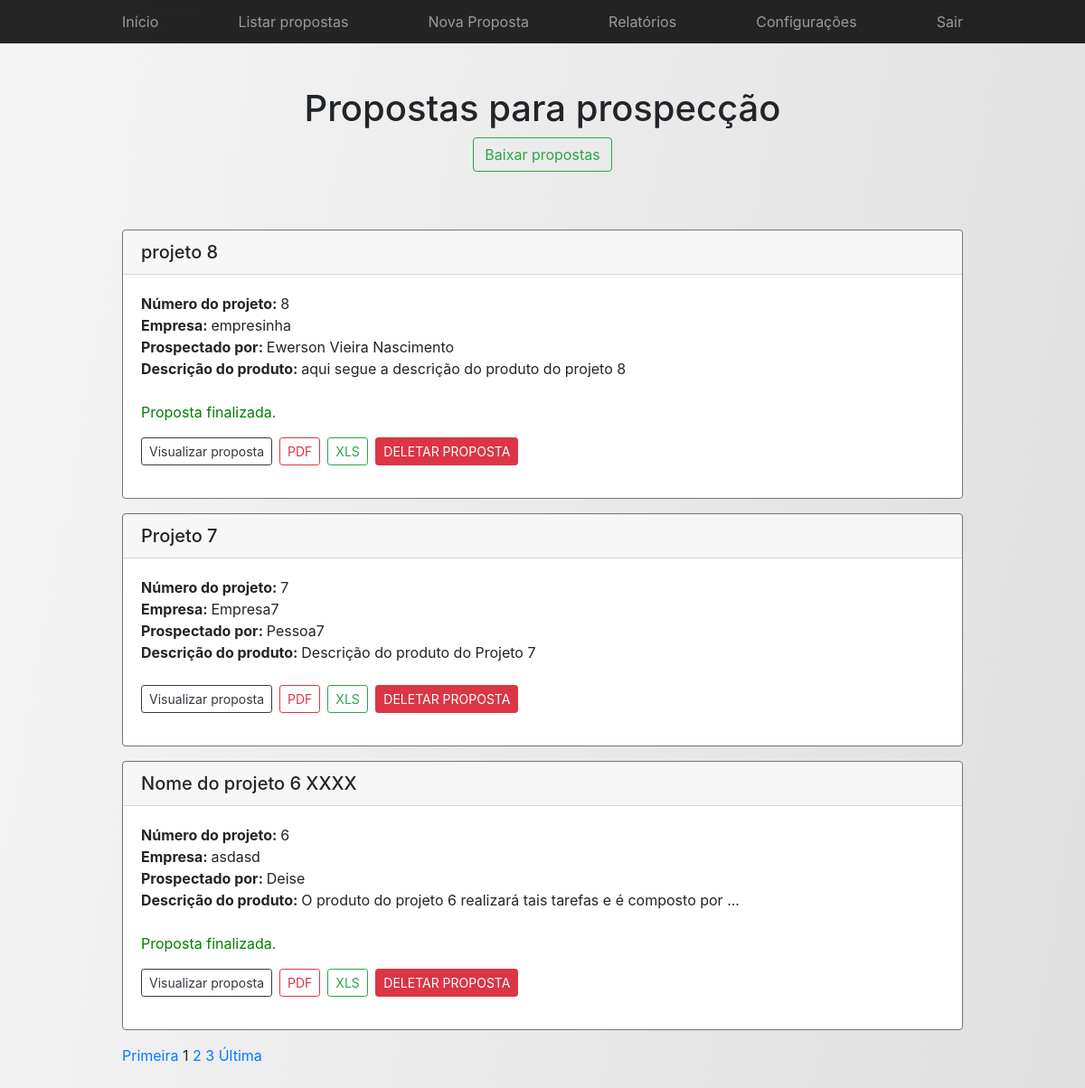
Page /spp_ifes/view/listar.php (signed in) on the committed database.
### tables this page shows
CREATE TABLE `projeto` (
  `id` int(11) NOT NULL,
  `nome` varchar(100) NOT NULL,
  `viabilidade` varchar(2000) NOT NULL,
  `efeitos` varchar(2000) NOT NULL,
  `equipe` varchar(2000) NOT NULL,
  `riscos` varchar(2000) NOT NULL,
  `entregas` varchar(2000) NOT NULL,
  `premissas` varchar(2000) NOT NULL,
  `cronograma` varchar(2000) NOT NULL,
  `custo` varchar(2000) NOT NULL,
  `interessados` varchar(2000) NOT NULL,
  `anotacoes_complementares` varchar(2000) NOT NULL,
  `finalizado` int(11) NOT NULL,
  `created` datetime NOT NULL,
  `modified` datetime DEFAULT NULL,
  `fk_id_empresa` int(11) NOT NULL,
  `fk_id_usuario` int(11) NOT NULL
);

CREATE TABLE `empresa` (
  `id` int(11) NOT NULL,
  `nome` varchar(100) NOT NULL,
  `cnpj` varchar(14) NOT NULL,
  `tipo` varchar(50) NOT NULL
);

CREATE TABLE `usuario` (
  `id` int(11) NOT NULL,
  `nome` varchar(100) NOT NULL,
  `telefone` varchar(11) NOT NULL,
  `email` varchar(100) NOT NULL,
  `senha` varchar(255) NOT NULL,
  `tipo` int(11) NOT NULL,
  `status` int(11) NOT NULL,
  `created` datetime NOT NULL DEFAULT CURRENT_TIMESTAMP,
  `last_access` datetime DEFAULT NULL
);

CREATE TABLE `produto` (
  `id` int(11) NOT NULL,
  `nome` varchar(100) NOT NULL,
  `descricao` varchar(4000) NOT NULL,
  `fk_id_projeto` int(11) NOT NULL
);

### spp_ifes/controller/exibicao.php (called while the page is built, shortened)
<?php
if ($_SESSION['submit'] != 1)
{
	header("Location: ../view/index.php");
}
else
{
    $pagina_atual = filter_input(INPUT_GET,'pagina', FILTER_SANITIZE_NUMBER_INT);
    $pagina = (!empty($pagina_atual)) ? $pagina_atual : 1;
}
?>

### spp_ifes/controller/exibir_projetos.php (the view, shortened to what this page needs)
<?php
if ($_SESSION['submit'] != 1)
{
	header("Location: ../view/index.php");
}
else
{
    include_once("funcoes.php");
    $id_usuario = $_SESSION['id'];
    $tipo = $_SESSION['tipo'];
    while($row = mysqli_fetch_assoc($result)){
        ?>
        <div class="card border-secondary mb-3">
            <h5 class="card-header"><?php echo "<b></b>" . utf8_encode($row['nome_projeto']); ?></h5>
                <div class="card-body">
                    <?php
                        $row_id_usuario = $row['id_usuario'];
                        $row_finalizado = $row['finalizado'];
                        $row_id_projeto = $row['id_projeto'];
                        echo "<b>Número do projeto: </b>" . utf8_encode($row['id_projeto']) . "<br>";
                        echo "<b>Empresa: </b>" . utf8_encode($row['nome_empresa']) . "<br>";
                        echo "<b>Prospectado por: </b>" . utf8_encode($row['nome_usuario']) . "<br>";
                        echo "<b>Descrição do produto: </b>" . utf8_encode(limita_caracteres($row['descricao'], 280)) . "<br><br>";
                        acessarProposta($tipo, $id_usuario, $row_id_usuario, $row_finalizado, $row_id_projeto);
                        echo "<a class='btn btn-sm mr-2 btn-outline-danger' href='../controller/gerar_pdf.php?id=" . $row['id_projeto'] . "' role='button'>PDF</a>";
                        echo "<a class='btn btn-sm mr-1 btn-outline-success' href='../controller/gerar_planilha.php?id=" . $row['id_projeto'] . "' role='button'>XLS</a>";
                        ?>
                        <a class='btn btn-sm btn-danger' href="#" role='button' onclick="confirma(<?php echo $row['id_projeto']; ?>)">DELETAR PROPOSTA</a></p>
                </div>
        </div>
        <?php
    }
    $quantidade_pg = ceil($qtd_total / $qnt_result_pg);
    $max_links = 2;
    echo "<a href='$nome_pagina?pagina=1'>Primeira</a> ";
    echo "$pagina ";
    for($pag_dep = $pagina + 1; $pag_dep <= $pagina + $max_links; $pag_dep++){
        if($pag_dep <= $quantidade_pg){
            echo "<a href='$nome_pagina?pagina=$pag_dep'>$pag_dep</a> ";
        }
    }
    echo "<a href='$nome_pagina?pagina=$quantidade_pg'>Última</a><br><br>";
}
?>

### spp_ifes/controller/funcoes.php (shortened to what this page needs)
<?php
function acessarProposta($tipo, $id_usuario, $row_id_usuario, $row_finalizado, $row_id_projeto)
{
    if($tipo == 1)
    {
        if($row_id_usuario == $id_usuario)
        {
            if($row_finalizado == 0)
            {
                echo "<p><a class='btn btn-sm mr-2 btn-outline-dark' href='edit_proposta.php?id=" . $row_id_projeto . "' role='button'>Preencher proposta</a>";
            }
            else
            {
                echo "<p style='color:green;'>Proposta finalizada.</p>";
                echo "<p><a class='btn btn-sm mr-2 btn-outline-dark' href='visualizar_proposta.php?id=" . $row_id_projeto . "' role='button'>Visualizar proposta</a>";
            }
        }
        else
        {
            if($row_finalizado == 1)
            {
                echo "<p style='color:green;'>Proposta finalizada.</p>";
            }
            echo "<p><a class='btn btn-sm mr-2 btn-outline-dark' href='visualizar_proposta.php?id=" . $row_id_projeto . "' role='button'>Visualizar proposta</a>";
        }
    }
}
function connect()
{
    $servidor = "localhost";
    $usuario = "root";
    $senha = "";
    $dbname = "spp_ifes";
    $conn = mysqli_connect($servidor, $usuario, $senha, $dbname);
    return $conn;
}
function getAllProjetos($inicio, $qnt_result_pg){
    $tipo = $_SESSION['tipo'];
    if($tipo == 1)
    {
        $result_projeto = "SELECT P.id as id_projeto, P.nome as nome_projeto, P.finalizado, U.id as id_usuario, U.nome as nome_usuario, E.nome as nome_empresa, PD.descricao as descricao
        FROM projeto P
        INNER JOIN empresa E
        ON P.fk_id_empresa = E.id
        INNER JOIN usuario U
        ON P.fk_id_usuario = U.id
        INNER JOIN produto PD
        ON P.id = PD.fk_id_projeto
        ORDER BY P.id DESC
        LIMIT $inicio, $qnt_result_pg";
    }
    $resultado_projeto = mysqli_query(connect(), $result_projeto);
    return $resultado_projeto;
}
function limita_caracteres($texto, $limite, $quebra = true){
   $tamanho = strlen($texto);
   if($tamanho <= $limite){
      $novo_texto = $texto;
   }
   return $novo_texto;
}
function totalProjetos()
{
    $tipo = $_SESSION['tipo'];
    $id_usuario = $_SESSION['id'];
    if($tipo == 1)
    {
        $query = "SELECT COUNT(id) FROM projeto";
        $result = mysqli_query(connect(), $query);
        $row = mysqli_fetch_row($result);
    }
    else
    {
        $query = "SELECT COUNT(id) FROM projeto WHERE fk_id_usuario = '$id_usuario'";
        $result = mysqli_query(connect(), $query);
        $row = mysqli_fetch_row($result);
    }
    $value = $row[0];
    return $value;
}
?>

### spp_ifes/view/header.php (style rules this page uses)
#grad1 { height: 100%; background-color: #F5F5F5; background-image: linear-gradient(100deg,#F5F5F5,#E0E0E0); }

### rows in the picture
projeto: nome "projeto 8", id "8", empresa.nome "empresinha", usuario.nome "Ewerson Vieira Nascimento", produto.descricao "aqui segue a descrição do produto do projeto 8"
projeto: nome "Projeto 7", id "7", empresa.nome "Empresa7", usuario.nome "Pessoa7", produto.descricao "Descrição do produto do Projeto 7"
projeto: nome "Nome do projeto 6 XXXX", id "6", empresa.nome "asdasd", usuario.nome "Deise", produto.descricao "O produto do projeto 6 realizará tais tarefas e é composto por ...", finalizado "Proposta finalizada."

### other values in the picture
$pagina "1"
